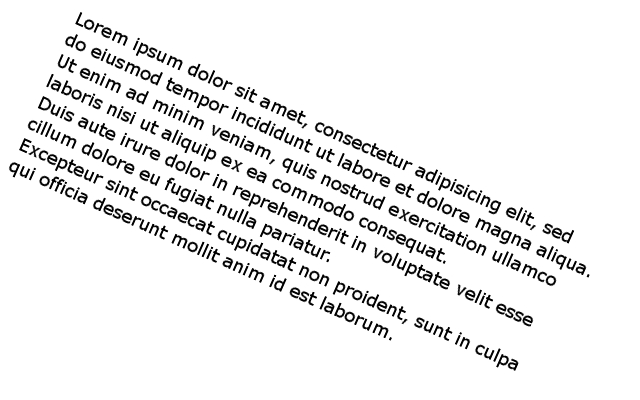
#> input picture New folder/Capture4.png, 640 x 400 px
$ python 'OCR from a Rotated Image.py'
#> lines starting #> are read from the running program, lines starting #| are printed output that depends on the picture; after the words box and inside, x2 and y2 are one past the last pixel; in counts of white or black regions, pixels touching at a corner belong together
import cv2 as cv
import numpy as np
import pytesseract as pyt

image = cv.imread('Capture4.png')
#> image is the input picture: shape (400, 640, 3); min 0, max 255, mean 237.7

#Convert
gray = cv.cvtColor(image,cv.COLOR_BGR2GRAY)
gray = cv.bitwise_not(gray)
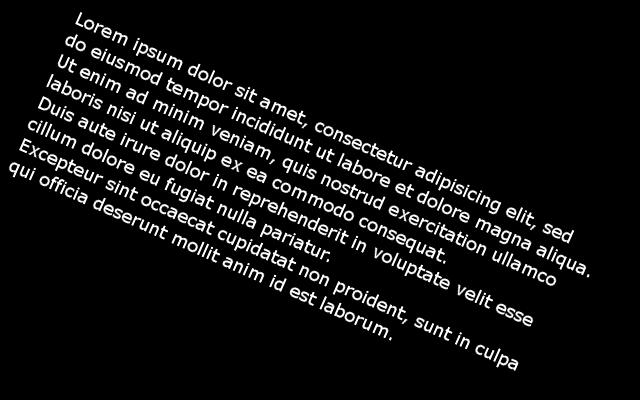
#> gray: shape (400, 640); min 0, max 255, mean 17.3

ret,thresh = cv.threshold(gray,0,255,cv.THRESH_BINARY)
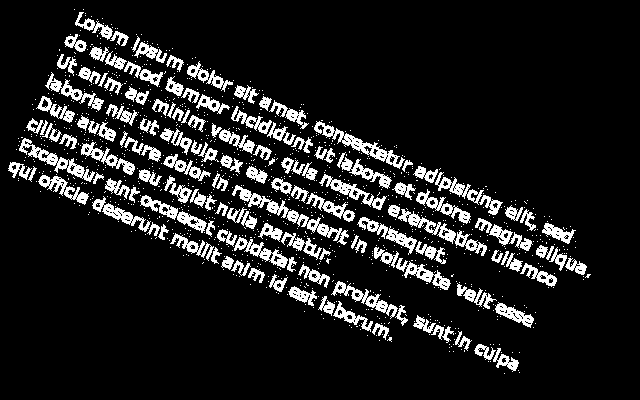
#> thresh: shape (400, 640); 12.2% white; 1091 white regions (957 under 20 px), largest, box (x1, y1, x2, y2) and area: (232, 185, 349, 245) 1067, (314, 121, 405, 169) 823, (398, 209, 487, 256) 803


cv.imshow('Threshold',thresh)
cv.waitKey(1000)

#Find thr Rectangle that bounds the text
coords = np.column_stack(np.where(thresh>0))
#> coords = 31329 pairs, first value 9 to 373, second value 8 to 590
rect = cv.minAreaRect(coords)
#> rect = ((207.1, 303.2), (190.2, 579.7), -23.3)
angle = cv.minAreaRect(coords)[-1]
#> angle = -23.3

#Determine angle of Inclination
if angle < -45:
    angle = -(90+angle)
else:
    angle = -angle
#> angle = 23.3

print("Angle is :{:.3f}".format(angle)+"degrees")
#| Angle is :23.303degrees

#Get the Affine Transformation Matrix & Rotate the Image
(h,w) = image.shape[:2]
#> h = 400; w = 640
center = (w//2,h//2)
#> center = (320, 200)

M=cv.getRotationMatrix2D(center,angle,1.0)
#> M = [[0.918, 0.396, -53.01], [-0.396, 0.918, 142.9]]

rotated = cv.warpAffine(image,M,(w,h),flags = cv.INTER_CUBIC,borderMode = cv.BORDER_REPLICATE)
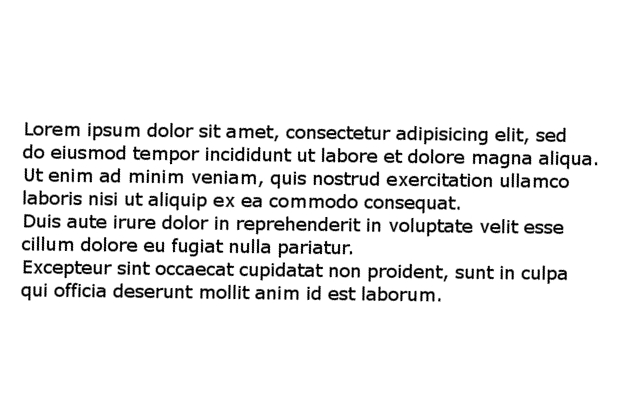
#> rotated: shape (400, 640, 3); min 0, max 255, mean 237.5

cv.imshow("Rotated",rotated)

cv.waitKey(0)
cv.destroyAllWindows()

#Extract Text
#> (the run stopped early here; a loop or call above may not have finished)

$ run again, with New folder/pic1.png copied over New folder/Capture4.png
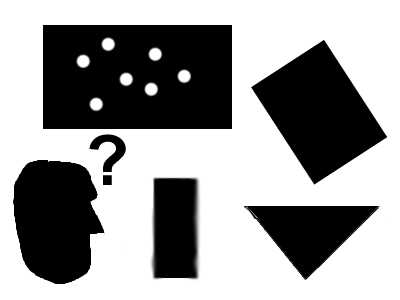
#> input picture New folder/pic1.png, 400 x 300 px
#> image is the input picture: shape (300, 400, 3); mean B, G, R 154.1, 154.1, 154.1
#> `gray = cv.bitwise_not(gray)`:
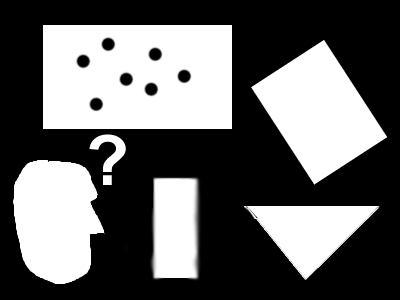
#> gray: shape (300, 400); min 0, max 255, mean 100.9
#> `ret,thresh = cv.threshold(gray,0,255,cv.THRESH_BINARY)`:
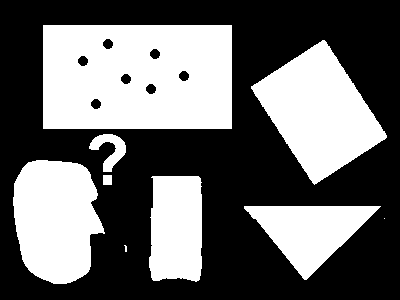
#> thresh: shape (300, 400); 41.1% white; 9 white regions (2 under 20 px), largest, box (x1, y1, x2, y2) and area: (43, 25, 232, 129) 19117, (251, 40, 387, 185) 10334, (13, 160, 105, 284) 8767
#> coords = 49330 pairs, first value 25 to 283, second value 13 to 386
#> rect = ((154, 199.5), (373, 258), -90)
#> `angle = cv.minAreaRect(coords)[-1]`: angle = -90
#> `angle = -(90+angle)`: angle = 0
#| Angle is :-0.000degrees
#> M = [[1, 0, 0], [0, 1, 0]]
